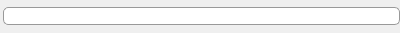
<?xml version="1.0" encoding="UTF-8"?>
<ui version="4.0">
 <class>ScanedDirectorySettingView</class>
 <widget class="QWidget" name="ScanedDirectorySettingView">
  <property name="geometry">
   <rect>
    <x>0</x>
    <y>0</y>
    <width>400</width>
    <height>33</height>
   </rect>
  </property>
  <property name="windowTitle">
   <string>Form</string>
  </property>
  <layout class="QHBoxLayout" name="horizontalLayout_2">
   <property name="leftMargin">
    <number>0</number>
   </property>
   <property name="topMargin">
    <number>5</number>
   </property>
   <property name="rightMargin">
    <number>0</number>
   </property>
   <property name="bottomMargin">
    <number>5</number>
   </property>
   <item>
    <spacer name="horizontalSpacer">
     <property name="orientation">
      <enum>Qt::Horizontal</enum>
     </property>
     <property name="sizeType">
      <enum>QSizePolicy::Fixed</enum>
     </property>
     <property name="sizeHint" stdset="0">
      <size>
       <width>3</width>
       <height>20</height>
      </size>
     </property>
    </spacer>
   </item>
   <item>
    <widget class="QLineEdit" name="_textBox">
     <property name="sizePolicy">
      <sizepolicy hsizetype="Expanding" vsizetype="Fixed">
       <horstretch>0</horstretch>
       <verstretch>0</verstretch>
      </sizepolicy>
     </property>
     <property name="minimumSize">
      <size>
       <width>250</width>
       <height>0</height>
      </size>
     </property>
     <property name="styleSheet">
      <string> border: 1px solid #999999;
 border-radius: 5px;
 padding: 0 8px;
background:white;</string>
     </property>
    </widget>
   </item>
   <item>
    <layout class="QHBoxLayout" name="_buttonsContainer"/>
   </item>
  </layout>
 </widget>
 <resources/>
 <connections/>
</ui>
